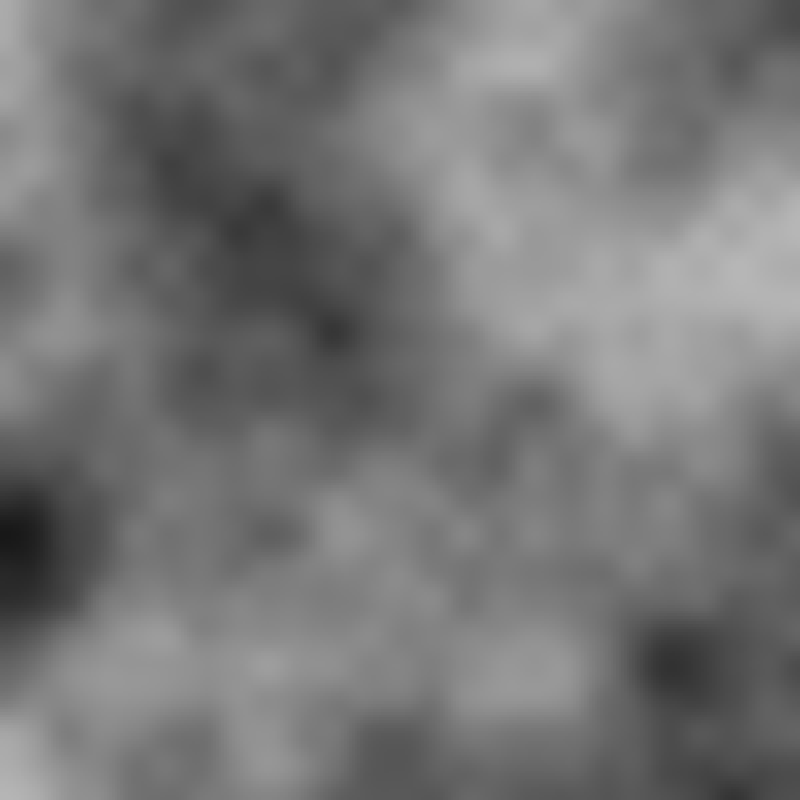
Frame 1 (no input)
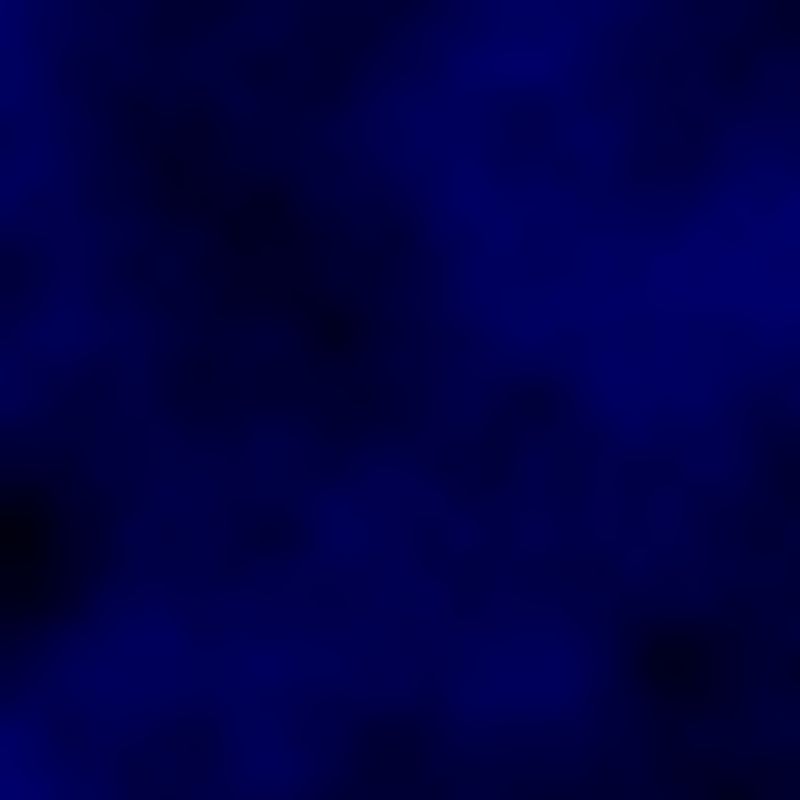
Frame 2 (the mouse pressed at the canvas centre, redrawn once)

The p5.js sketch that drew these frames (run headless with seeded random() and noise() and a simulated clock; the mouse was pressed at the canvas centre and the sketch redrawn once):

// p5.js sketch
// ── sketch.js
// require https://cdn.jsdelivr.net/npm/p5@1.4.0/lib/p5.js

let c;
let canvas;
let lines = [];

function setup() {
	canvas = createCanvas(800, 800);
}

// function to generate nicer blue values
const getRandomBlue = () => {
	const rC = random(75);
	const rG = random(75);
	const rB = random(100, 255);
	return [rC, rG, rB];
};

function draw() {
	background(0);
	img = createImage(300, 300);
	img.loadPixels();

	// draw noise image
	for (let y = 0; y < img.height; y++) {
		for (let x = 0; x < img.width; x++) {
			// Color each pixel with noise() to visualize its values.
			let noiseLevel = 255;
			let noiseScale = 0.01;
			let nx = noiseScale * x;
			let ny = noiseScale * y;
			c = noiseLevel * noise(nx, ny);

			canvas.mouseOut(() => {
				noTint();
			});
			img.set(x, y, c);
		}
	}

	for (let y = 0; y < img.height; y++) {
		for (let x = 0; x < img.width; x++) {}
	}

	canvas.mouseMoved(getColor);
	canvas.mouseClicked(clickHandler);

	img.updatePixels();
	noSmooth();
	image(img, 0, 0, width, height);
	noLoop();
}

const getColor = () => {
	// update color based on mouse interraction
	let r = mouseX;
	let g = mouseY;
	let b = 150;
	tint(r, g, b, 500);
};

const clickHandler = () => {
	lines.push({ x: mouseX, y: mouseY });
	drawLines();
};

const drawLines = () => {
	let radius; // Radius of the circle for lines
	let alpha;

	if (lines.length < 4) {
		radius = 80;
		alpha = 200;
	} else if (lines.length < 8) {
		radius = 60;
		alpha = 175;
	} else if (lines.length < 12) {
		radius = 40;
		alpha = 150;
	} else {
		radius = 20;
		alpha = 100;
	}

	stroke(color(mouseX, mouseY, 150, alpha));

	let totalLines = 25;

	for (let coordinates of lines) {
		for (let i = 0; i < totalLines; i++) {
			let angle = map(i, 0, totalLines, 0, TWO_PI); // Map each line to an angle around the circle

			// Calculate the x, y coordinates of the points on the circumference
			let x = coordinates.x + radius * cos(angle);
			let y = coordinates.y + radius * sin(angle);

			// Draw line from the center to the circumference
			line(coordinates.x, coordinates.y, x, y);
		}
	}
};
